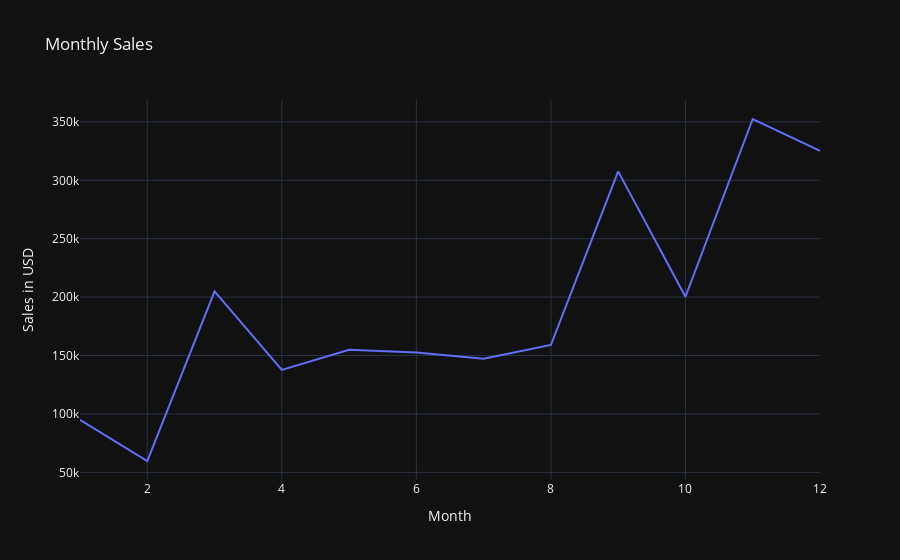
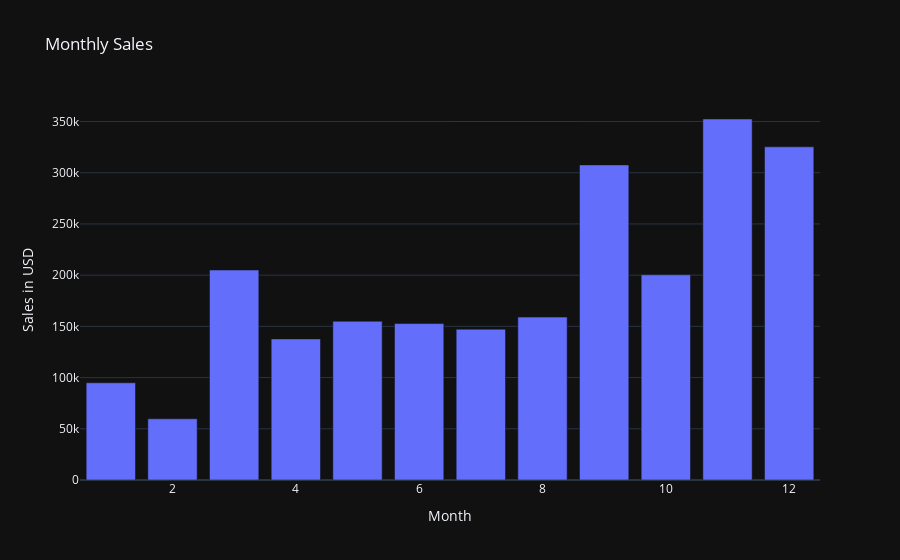

The code cell stored with these charts, in order, in its notebook:
### Markdown cell above
##  Let's analyse the data

### Code cell
# let's check the monthly sales 
monthly_sales = df.groupby('Order_Month')['Sales'].sum().reset_index() 
print(monthly_sales)

# let's create a figure of monthly sales
fig1 = px.line(monthly_sales, 
            x='Order_Month', 
            y='Sales', 
            title='Monthly Sales', 
            labels={'Sales':'Sales in USD', 'Order_Month':'Month'})
fig1.show()
fig2 = px.bar(monthly_sales, 
            x='Order_Month', 
            y='Sales', 
            title='Monthly Sales', 
            labels={'Sales':'Sales in USD', 'Order_Month':'Month'})
fig2.show()

# save this figure in jypiter notebook for when we export the notebook to html it will be saved 
# pio.write_image(fig1, file='monthly_sales_line.png')
# pio.write_image(fig2, file='monthly_sales_bar.png')
from IPython.display import Image , display
display(Image(filename='monthly_sales_line.png'))
display(Image(filename='monthly_sales_bar.png'))

### Figure 1 — Plotly figure (JSON) as saved in the notebook; plotly's stock layout.template omitted (floating-point values rounded to 4 significant figures)
{"data": [{"hovertemplate": "Month=%{x}<br>Sales in USD=%{y}<extra></extra>", "legendgroup": "", "line": {"color": "#636efa", "dash": "solid"}, "marker": {"symbol": "circle"}, "mode": "lines", "name": "", "orientation": "v", "showlegend": false, "type": "scatter", "x": [1, 2, 3, 4, 5, 6, 7, 8, 9, 10, 11, 12], "xaxis": "x", "y": [94920.0, 59750.0, 205000.0, 137800.0, 155000.0, 152700.0, 147200.0, 159000.0, 307600.0, 200300.0, 352500.0, 325300.0], "yaxis": "y"}], "layout": {"legend": {"tracegroupgap": 0}, "title": {"text": "Monthly Sales"}, "xaxis": {"anchor": "y", "domain": [0, 1], "title": {"text": "Month"}}, "yaxis": {"anchor": "x", "domain": [0, 1], "title": {"text": "Sales in USD"}}}}

### Figure 2 — Plotly figure (JSON) as saved in the notebook; plotly's stock layout.template omitted (floating-point values rounded to 4 significant figures)
{"data": [{"alignmentgroup": "True", "hovertemplate": "Month=%{x}<br>Sales in USD=%{y}<extra></extra>", "legendgroup": "", "marker": {"color": "#636efa", "pattern": {"shape": ""}}, "name": "", "offsetgroup": "", "orientation": "v", "showlegend": false, "textposition": "auto", "type": "bar", "x": [1, 2, 3, 4, 5, 6, 7, 8, 9, 10, 11, 12], "xaxis": "x", "y": [94920.0, 59750.0, 205000.0, 137800.0, 155000.0, 152700.0, 147200.0, 159000.0, 307600.0, 200300.0, 352500.0, 325300.0], "yaxis": "y"}], "layout": {"barmode": "relative", "legend": {"tracegroupgap": 0}, "title": {"text": "Monthly Sales"}, "xaxis": {"anchor": "y", "domain": [0, 1], "title": {"text": "Month"}}, "yaxis": {"anchor": "x", "domain": [0, 1], "title": {"text": "Sales in USD"}}}}
